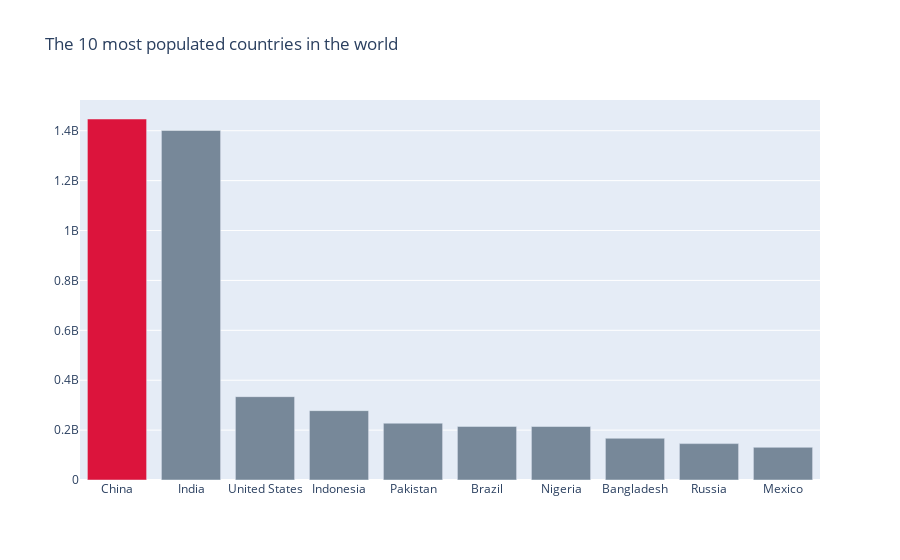

The cell this chart's notebook holds for it:
### Code cell
colors = ['lightslategray',] * 10
colors[0] = 'crimson'

fig = go.Figure(data=[go.Bar(
    x= top_10_country_pop['country'],
    y= top_10_country_pop['2021_last_updated'],
    marker_color=colors # marker color can be a single color value or an iterable
)])
fig.update_layout(title_text='The 10 most populated countries in the world')

### Figure 1 — Plotly figure (JSON) as saved in the notebook; plotly's stock layout.template omitted (floating-point values rounded to 4 significant figures)
{"data": [{"marker": {"color": ["crimson", "lightslategray", "lightslategray", "lightslategray", "lightslategray", "lightslategray", "lightslategray", "lightslategray", "lightslategray", "lightslategray"]}, "type": "bar", "x": ["China", "India", "United States", "Indonesia", "Pakistan", "Brazil", "Nigeria", "Bangladesh", "Russia", "Mexico"], "y": [1447065329, 1401310563, 334058426, 278037263, 227724796, 214832901, 214507696, 167247491, 145899956, 131046075]}], "layout": {"title": {"text": "The 10 most populated countries in the world"}}}
